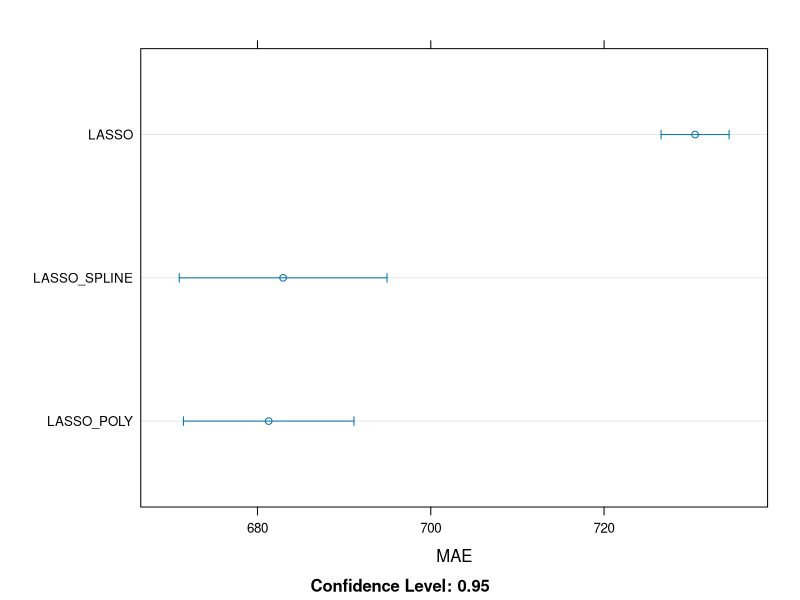

This figure's R source: (Note: this script raises an error after producing the figure.)
# Pacotes -----------------------------------------------------------------

library(tidyverse)
library(caret)
library(recipes)

# Data --------------------------------------------------------------------

diamantes <- ggplot2::diamonds

# retirar linhas que estão erradas.
diamantes <- diamantes %>% 
  mutate(
    depth2 = round(2 * z / (x + y), 3)*100, 
    teste = near(depth, depth2, tol = 1)
  ) %>% 
  filter(teste == TRUE) %>% 
  select(-depth2, -teste)

# transformar variaveis em caracter
diamantes <- diamantes %>% 
  mutate_at(vars(cut, color, clarity), as.character)

id_train <- sample.int(nrow(diamantes), 0.8*nrow(diamantes))
train <- diamantes[id_train,]
valid <- diamantes[-id_train,]

# Receita & Train Control -------------------------------------------------

receita <- recipe(price ~ ., data = train) %>% 
  step_center(all_numeric(), -all_outcomes()) %>% 
  step_scale(all_numeric(), -all_outcomes()) %>% 
  step_dummy(all_nominal(), -all_outcomes()) %>% 
  step_zv(all_predictors()) 

tc <- trainControl(method = "cv", number = 5, verboseIter = TRUE)

# Modelo linear -----------------------------------------------------------

getModelInfo("glmnet", regex = FALSE)$glmnet$parameters

lasso_1 <- receita %>% 
  train(
    data = train, 
    method = "glmnet", 
    trControl = tc, 
    tuneLength = 5,
    metric = "MAE"
  )

lasso_2 <- receita %>% 
  step_poly(x, y, z, carat) %>% 
  train(
    data = train, 
    method = "glmnet", 
    trControl = tc, 
    tuneLength = 5,
    metric = "MAE"
  )

lasso_3 <- receita %>% 
  step_ns(x, y, z, carat) %>% 
  train(
    data = train, 
    method = "glmnet", 
    trControl = tc, 
    tuneLength = 5,
    metric = "MAE"
  )

resamps <- resamples(
  list(
    LASSO = lasso_1, 
    LASSO_POLY = lasso_2, 
    LASSO_SPLINE = lasso_3
  )
)

dotplot(resamps, metric = "MAE")

saveRDS(lasso_2, "lasso.rds")


# Random Forest -----------------------------------------------------------

getModelInfo("ranger", regex = FALSE)$ranger$parameters

rf <- receita %>% 
  train(
    data = train, 
    method = "ranger", 
    trControl = tc, 
    tuneLength = 3,
    metric = "MAE"
  )

saveRDS(rf, "rf.rds")

resamps <- resamples(
  list(
    LASSO = lasso_1, 
    LASSO_POLY = lasso_2, 
    LASSO_SPLINE = lasso_3,
    RF = rf
  )
)

dotplot(resamps, metric = "MAE")

# XGBoost -----------------------------------------------------------------

getModelInfo("xgbTree", regex = FALSE)$xgbTree$parameters

tc <- trainControl(
  method = "cv", 
  number = 5, 
  verboseIter = TRUE, 
  search = "random"
  )

xgb <- receita %>% 
  train(
    data = train, 
    method = "xgbTree", 
    trControl = tc, 
    tuneLength = 10,
    metric = "MAE"
  )




